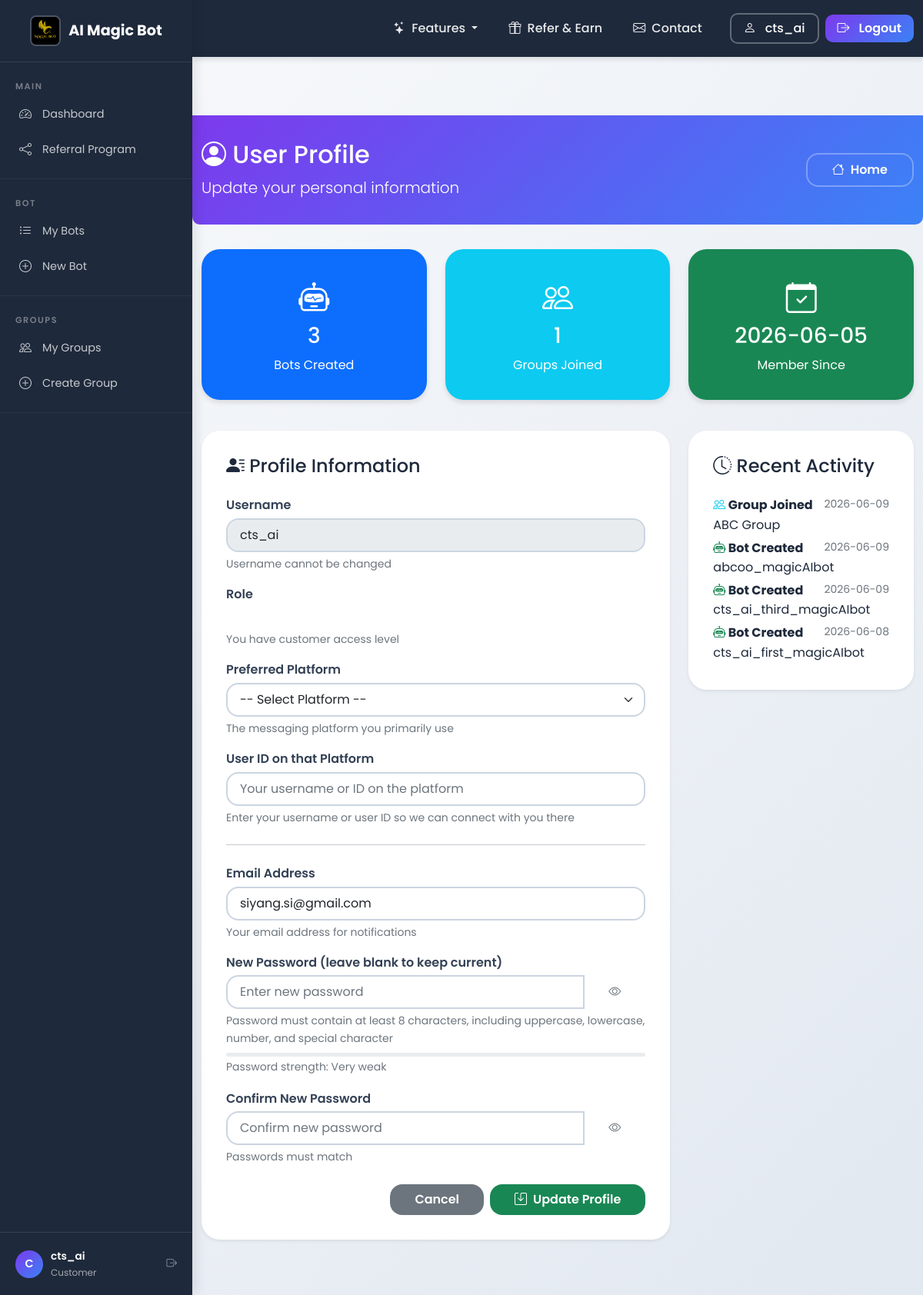
The page /profile (signed in) on the database as committed earlier.
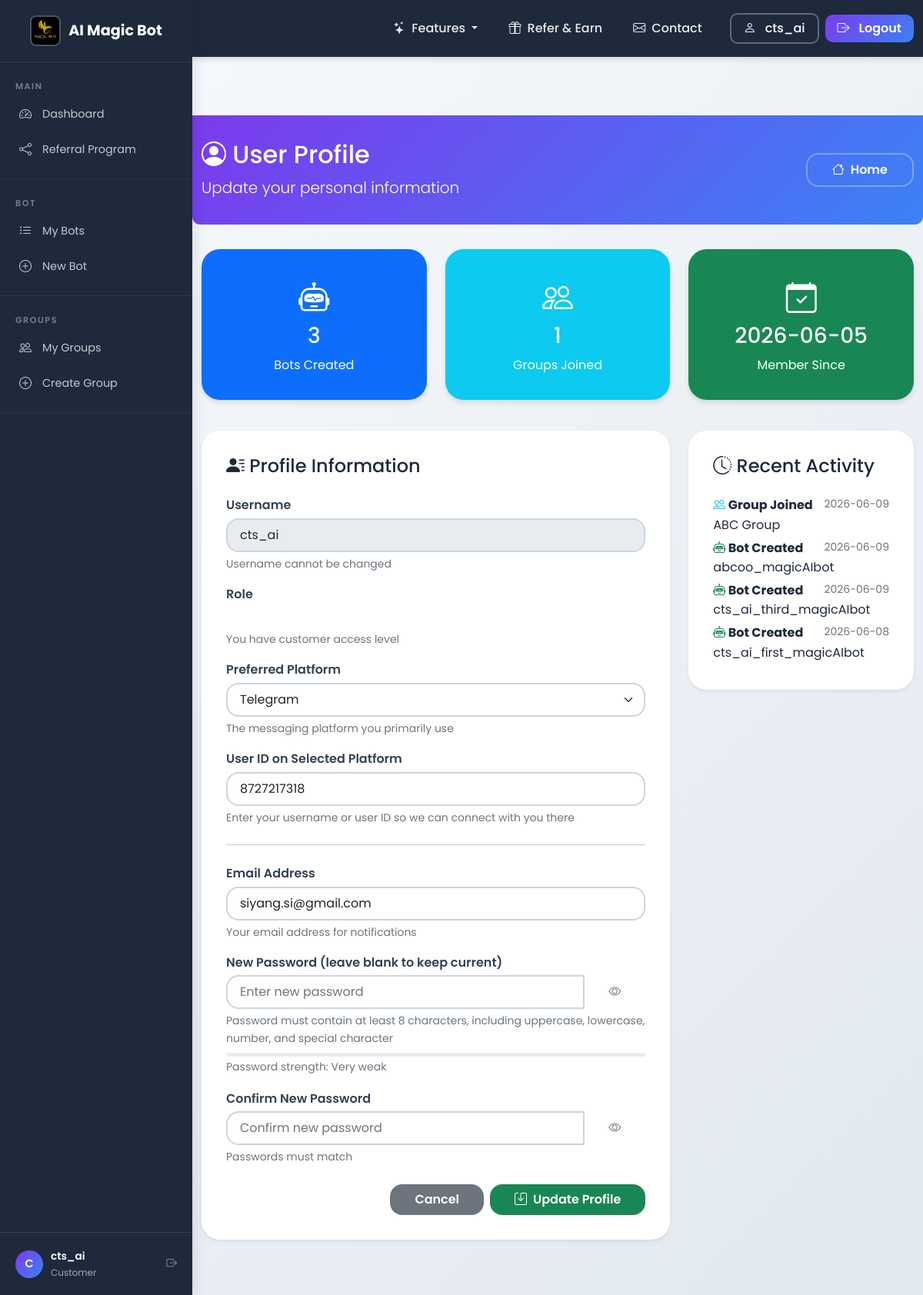
The same page on the database as committed later.
### tables this page shows
CREATE TABLE users (
            id INTEGER PRIMARY KEY AUTOINCREMENT,
            provider TEXT NOT NULL DEFAULT 'local',
            provider_id TEXT UNIQUE,
            username TEXT NOT NULL UNIQUE,
            email TEXT,
            password_hash TEXT,
            referral_credits INTEGER DEFAULT 0,
            referral_badge TEXT DEFAULT NULL,
            created_at TIMESTAMP DEFAULT CURRENT_TIMESTAMP,
            updated_at TIMESTAMP DEFAULT CURRENT_TIMESTAMP
        , preferred_platform TEXT DEFAULT NULL, platform_user_id TEXT DEFAULT NULL);

### app_complete_with_groups.py (the view, shortened to what this page needs)
@app.route("/profile", methods=["GET", "POST"])
@login_required
def profile():
    user_id = session["user_id"]
    conn = get_db_connection()
    user = conn.execute("""
        SELECT id, username, email, provider, preferred_platform, platform_user_id, created_at
        FROM users WHERE id = ?
    """, (user_id,)).fetchone()
    role_row = conn.execute("""
        SELECT r.name FROM roles r
        JOIN user_roles ur ON r.id = ur.role_id
        WHERE ur.user_id = ?
    """, (user_id,)).fetchone()
    role = role_row["name"] if role_row else "customer"
    bot_count = conn.execute("""
        SELECT COUNT(*) FROM bots WHERE user_id = ?
    """, (user_id,)).fetchone()[0]
    group_count = conn.execute("""
        SELECT COUNT(*) FROM group_members WHERE user_id = ? AND status = 'active'
    """, (user_id,)).fetchone()[0]
    recent_activity = conn.execute("""
        SELECT
            'bot_created' as type,
            name,
            created_at as timestamp
        FROM bots
        WHERE user_id = ?
        UNION ALL
        SELECT
            'group_joined' as type,
            t.name,
            tm.joined_at as timestamp
        FROM group_members tm
        JOIN groups t ON tm.group_id = t.id
        WHERE tm.user_id = ?
        ORDER BY timestamp DESC
        LIMIT 10
    """, (user_id, user_id)).fetchall()
    conn.close()
    return render_template("profile_new.html",
                         user=user,
                         bot_count=bot_count,
                         group_count=group_count,
                         recent_activity=recent_activity,
                         username=session.get("username"),
                         role=role)

### app_complete_with_groups.py (called while the page is built)
@app.context_processor
def inject_random_background():
    import random
    background_images = [
        '/static/AI_IMG1.jpeg',
        '/static/AI_IMG_2.jpeg',
        '/static/AI_IMG_3.jpeg',
        '/static/AI_IMG_4.jpeg'
    ]
    random_bg = random.choice(background_images)
    return {
        'random_background': random_bg,
        'all_backgrounds': background_images,
        'is_admin': session.get('role') == 'admin'
    }

    def __call__(self, environ, start_response):
        environ['wsgi.url_scheme'] = 'https'
        return super().__call__(environ, start_response)

### db.py (called while the page is built)
def _sqlite_conn():
    import sqlite3
    db_path = Path(__file__).parent / "users.db"
    conn = sqlite3.connect(str(db_path), timeout=10)
    conn.row_factory = sqlite3.Row
    conn.execute("PRAGMA journal_mode=WAL")
    conn.execute("PRAGMA busy_timeout = 5000")
    conn.execute("PRAGMA synchronous = NORMAL")
    conn.execute("PRAGMA foreign_keys = ON")
    return conn

def get_conn():
    if USE_PG:
        return _pg_conn()
    return _sqlite_conn()

### templates/profile_new.html (shortened to what the changed rows need)
<!DOCTYPE html>
<html lang="en">
<head>
    <link href="https://cdn.jsdelivr.net/npm/bootstrap@5.1.3/dist/css/bootstrap.min.css" rel="stylesheet">
    <link rel="stylesheet" href="{{ url_for('static', filename='css/shared.css') }}">
    <link rel="stylesheet" href="https://cdn.jsdelivr.net/npm/bootstrap-icons@1.8.1/font/bootstrap-icons.css">
</head>
<body class="sidebar-layout">
    {% with active_page='profile' %}
    {% include '_sidebar.html' %}
<div class="sidebar-content">
    {% endwith %}
    <div class="page-header">
        <div class="container">
            <div class="d-flex justify-content-between align-items-center">
                <div>
                    <h2><i class="bi bi-person-circle"></i> User Profile</h2>
                </div>
            </div>
        </div>
    </div>
    <div class="container mb-5">
        <div class="row mb-4">
            <div class="col-md-4 mb-3">
                <div class="card stats-card bg-success text-white">
                    <div class="card-body text-center">
                        <i class="bi bi-calendar-check fs-1 mb-2"></i>
                        <h3>{{ user.created_at[:10] }}</h3>
                        <p class="mb-0">Member Since</p>
                    </div>
                </div>
            </div>
        </div>
        <div class="row">
            <div class="col-lg-8 mb-4">
                <div class="card shadow-sm">
                    <div class="card-body">
                        <form method="POST" action="{{ url_for('profile') }}">
                            <div class="mb-3">
                                <label class="form-label">Username</label>
                                <input type="text" class="form-control" value="{{ user.username }}" disabled>
                                <div class="form-text">Username cannot be changed</div>
                            </div>
                            <div class="mb-3">
                                <label for="preferred_platform" class="form-label">Preferred Platform</label>
                                <select class="form-select" id="preferred_platform" name="preferred_platform">
                                    <option value="" {% if not user.preferred_platform %}selected{% endif %}>-- Select Platform --</option>
                                    <option value="Telegram" {% if user.preferred_platform == 'Telegram' %}selected{% endif %}>Telegram</option>
                                </select>
                                <div class="form-text">The messaging platform you primarily use</div>
                            </div>
                            <div class="mb-3">
                                <label for="platform_user_id" class="form-label">User ID on {{ 'Selected' if user.preferred_platform else 'that' }} Platform</label>
                                <input type="text" class="form-control" id="platform_user_id" name="platform_user_id" value="{{ user.platform_user_id or '' }}" placeholder="Your username or ID on the platform">
                                <div class="form-text">Enter your username or user ID so we can connect with you there</div>
                            </div>
                            <div class="mb-3">
                                <label for="email" class="form-label">Email Address</label>
                                <input type="email" class="form-control" id="email" name="email" value="{{ user.email or '' }}" required>
                                <div class="form-text">Your email address for notifications</div>
                            </div>
                        </form>
                    </div>
                </div>
            </div>
        </div>
    </div>
</div>
</body>
</html>

### templates/_sidebar.html (shortened to what this page needs)
{% with active_page=active_page|default('') %}
{% include '_navbar.html' %}
{% endwith %}
<div class="sidebar" id="appSidebar">
    <div class="sidebar-brand">
        <a href="{{ url_for('landing') }}">
            <img src="{{ url_for('static', filename='Magic_Bot_AI.png') }}" alt="AI Magic Bot">
            AI Magic Bot
        </a>
    </div>
    <div class="sidebar-section">
        <div class="sidebar-section-title">Main</div>
        <a href="{{ url_for('index') }}" class="sidebar-item {% if active_page == 'dashboard' %}active{% endif %}">
            <i class="bi bi-speedometer2"></i> Dashboard
        </a>
        <a href="{{ url_for('referrer') }}" class="sidebar-item {% if active_page == 'referrer' %}active{% endif %}">
            <i class="bi bi-share"></i> Referral Program
        </a>
    </div>
    <div class="sidebar-section">
        <div class="sidebar-section-title">Bot</div>
        <a href="{{ url_for('my_bots') }}" class="sidebar-item {% if active_page == 'my_bots' %}active{% endif %}">
            <i class="bi bi-list-ul"></i> My Bots
        </a>
        <a href="{{ url_for('register_bot') }}" class="sidebar-item {% if active_page == 'register' %}active{% endif %}">
            <i class="bi bi-plus-circle"></i> New Bot
        </a>
    </div>
    <div class="sidebar-section">
        <div class="sidebar-section-title">Groups</div>
        <a href="/groups" class="sidebar-item">
            <i class="bi bi-people"></i> My Groups
        </a>
        <a href="/groups/create" class="sidebar-item">
            <i class="bi bi-plus-circle"></i> Create Group
        </a>
    </div>
    <div class="sidebar-footer">
        <div class="sidebar-user-info">
            <div class="avatar">
                {{ username[:1].upper() if username else 'U' }}
            </div>
            <div>
                <div class="user-name">{{ username }}</div>
                <div class="user-role">{{ role|title if role else 'User' }}</div>
            </div>
            <a href="{{ url_for('logout') }}" class="ms-auto text-white-50" title="Logout">
                <i class="bi bi-box-arrow-right"></i>
            </a>
        </div>
    </div>
</div>

### templates/_navbar.html (shortened to what this page needs)
<nav class="navbar navbar-expand-lg navbar-dark fixed-top">
    <div class="container">
        <div class="collapse navbar-collapse" id="navbarNav">
            <ul class="navbar-nav ms-auto align-items-center">
                <li class="nav-item dropdown">
                    <a class="nav-link dropdown-toggle" href="#" id="featuresDropdown" role="button" data-bs-toggle="dropdown" aria-expanded="false">
                        <i class="bi bi-stars me-1"></i> Features
                    </a>
                </li>
                <li class="nav-item">
                    <a class="nav-link" href="/referral-program">
                        <i class="bi bi-gift me-1"></i> Refer & Earn
                    </a>
                </li>
                <li class="nav-item">
                    <a class="nav-link" href="/advertisement#contact">
                        <i class="bi bi-envelope me-1"></i> Contact
                    </a>
                </li>
                <li class="nav-item ms-3">
                    <a href="{{ url_for('profile') }}" class="btn btn-outline-light" style="border-radius: 10px; padding: 6px 16px; font-weight: 500; border-width: 2px;">
                        <i class="bi bi-person me-1"></i> {{ username }}
                    </a>
                </li>
                <li class="nav-item ms-2">
                    <a href="{{ url_for('logout') }}" class="btn btn-primary" style="border-radius: 10px; padding: 6px 16px; font-weight: 600;">
                        <i class="bi bi-box-arrow-right me-1"></i> Logout
                    </a>
                </li>
            </ul>
        </div>
    </div>
</nav>
<div style="padding-top: 80px;"></div>

Rows that differ between the two databases and show on the page:
changed users "cts_ai": preferred_platform (not shown) → "Telegram"; preferred_platform (not shown) → "Selected"; platform_user_id (not shown) → "8727217318"
Other text that changed with them:
form field preferred_platform: "-- Select Platform --" → (not shown)
{{ 'Selected' if user.preferred_platform else 'that' }}: "that" → (not shown)
